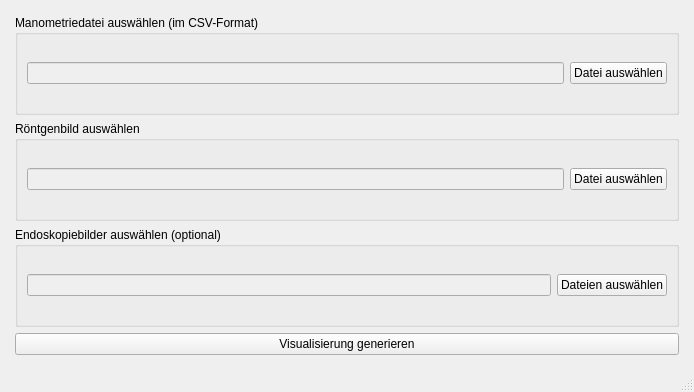
<?xml version="1.0" encoding="UTF-8"?>
<ui version="4.0">
 <class>MainWindow</class>
 <widget class="QMainWindow" name="FileSelection">
  <property name="geometry">
   <rect>
    <x>0</x>
    <y>0</y>
    <width>694</width>
    <height>392</height>
   </rect>
  </property>
  <property name="windowTitle">
   <string>Ösophagus Visualisierung</string>
  </property>
  <widget class="QWidget" name="centralwidget">
   <layout class="QGridLayout" name="gridLayout_4">
    <property name="leftMargin">
     <number>15</number>
    </property>
    <property name="topMargin">
     <number>15</number>
    </property>
    <property name="rightMargin">
     <number>15</number>
    </property>
    <property name="bottomMargin">
     <number>15</number>
    </property>
    <item row="0" column="0">
     <layout class="QGridLayout" name="gridLayout">
      <property name="sizeConstraint">
       <enum>QLayout::SetMinimumSize</enum>
      </property>
      <item row="0" column="0">
       <widget class="QGroupBox" name="groupBox">
        <property name="title">
         <string>Manometriedatei auswählen (im CSV-Format)</string>
        </property>
        <layout class="QGridLayout" name="gridLayout_2">
         <item row="0" column="0">
          <layout class="QHBoxLayout" name="horizontalLayout">
           <item>
            <widget class="QLineEdit" name="csv_textfield">
             <property name="enabled">
              <bool>false</bool>
             </property>
            </widget>
           </item>
           <item>
            <widget class="QPushButton" name="csv_button">
             <property name="text">
              <string>Datei auswählen</string>
             </property>
            </widget>
           </item>
          </layout>
         </item>
        </layout>
       </widget>
      </item>
      <item row="1" column="0">
       <widget class="QGroupBox" name="groupBox_2">
        <property name="title">
         <string>Röntgenbild auswählen</string>
        </property>
        <layout class="QGridLayout" name="gridLayout_3">
         <item row="0" column="0">
          <layout class="QHBoxLayout" name="horizontalLayout_2">
           <item>
            <widget class="QLineEdit" name="xray_textfield">
             <property name="enabled">
              <bool>false</bool>
             </property>
            </widget>
           </item>
           <item>
            <widget class="QPushButton" name="xray_button">
             <property name="text">
              <string>Datei auswählen</string>
             </property>
            </widget>
           </item>
          </layout>
         </item>
        </layout>
       </widget>
      </item>
      <item row="2" column="0">
       <widget class="QGroupBox" name="groupBox_3">
        <property name="title">
         <string>Endoskopiebilder auswählen (optional)</string>
        </property>
        <layout class="QGridLayout" name="gridLayout_4">
         <item row="0" column="0">
          <layout class="QHBoxLayout" name="horizontalLayout_3">
           <item>
            <widget class="QLineEdit" name="endoscopy_textfield">
             <property name="enabled">
              <bool>false</bool>
             </property>
            </widget>
           </item>
           <item>
            <widget class="QPushButton" name="endoscopy_button">
             <property name="text">
              <string>Dateien auswählen</string>
             </property>
            </widget>
           </item>
          </layout>
         </item>
        </layout>
       </widget>
      </item>
      <item row="3" column="0">
       <widget class="QPushButton" name="visualization_button">
        <property name="text">
         <string>Visualisierung generieren</string>
        </property>
       </widget>
      </item>
     </layout>
    </item>
   </layout>
  </widget>
  <widget class="QMenuBar" name="menubar">
   <property name="geometry">
    <rect>
     <x>0</x>
     <y>0</y>
     <width>694</width>
     <height>22</height>
    </rect>
   </property>
  </widget>
  <widget class="QStatusBar" name="statusbar"/>
 </widget>
 <resources/>
 <connections/>
</ui>
